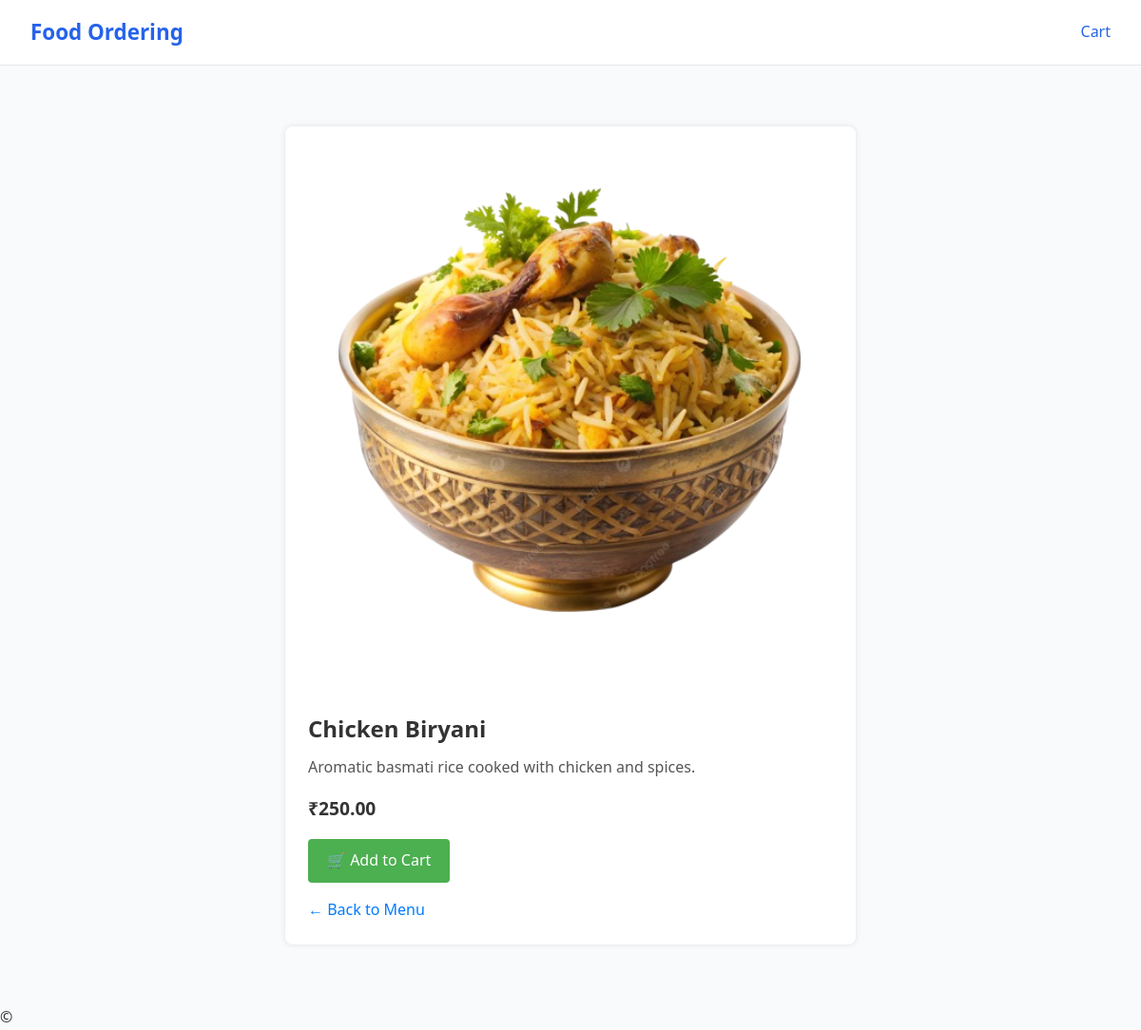
Screenshot of /item/4/ with the database file from the repository.
### restaurant/models.py (models this page shows, shortened)
class MenuItem(models.Model):
    restaurant = models.ForeignKey(Restaurant, related_name='menu_items', on_delete=models.CASCADE)
    category = models.ForeignKey(Category, related_name='items', on_delete=models.SET_NULL, null=True, blank=True)
    name = models.CharField(max_length=200)
    description = models.TextField(blank=True)
    price = models.DecimalField(max_digits=8, decimal_places=2)
    is_available = models.BooleanField(default=True)
    image = models.ImageField(upload_to='menu_images/', null=True, blank=True)
    created = models.DateTimeField(auto_now_add=True)

### restaurant/views.py (the view)
# urls.py: path('item/<int:pk>/', views.menu_item_detail, name='menu_item'),
def menu_item_detail(request, pk):
    item = get_object_or_404(MenuItem, id=pk)
    return render(request, 'restaurant/menu_item.html', {'item': item})

### restaurant/templates/restaurant/menu_item.html (shortened to what this page needs)
{% extends "restaurant/base.html" %}
{% load static %}
{% block content %}
<div class="menu-item-page" style="max-width: 600px; margin: 2rem auto; padding: 1.5rem; background: #fff; border-radius: 8px; box-shadow: 0 0 6px rgba(0,0,0,0.1);">
  {% if item.image %}
    <img src="{{ item.image.url }}" alt="{{ item.name }}" style="width:100%; height:auto; border-radius:6px;">
  {% else %}
    <img src="{% static 'restaurant/no-image.png' %}" alt="No image available" style="width:100%; height:auto; border-radius:6px;">
  {% endif %}
  <h2 style="margin-top: 1rem;">{{ item.name }}</h2>
  <p style="color: #555;">{{ item.description|default:"No description available." }}</p>
  <p style="font-size: 1.2rem; font-weight: bold;">₹{{ item.price }}</p>
  {% if item.is_available %}
    <a href="{% url 'restaurant:add_to_cart' item.id %}"
       style="display:inline-block; padding: 10px 20px; background:#4CAF50; color:#fff; border-radius:4px; text-decoration:none;">
       🛒 Add to Cart
    </a>
  {% else %}
    <button disabled style="padding:10px 20px; background:#ccc; border:none; border-radius:4px;">Not Available</button>
  {% endif %}
  <div style="margin-top:1rem;">
    <a href="{% url 'restaurant:menu_by_restaurant' item.restaurant.id %}" style="color:#007bff; text-decoration:none;">← Back to Menu</a>
  </div>
</div>
{% endblock %}

### restaurant/static/restaurant/styles.css (style rules this page uses)
* { box-sizing: border-box; margin: 0; padding: 0; }
body { font-family: "Segoe UI", Roboto, Arial, sans-serif; background-color: #f8fafc; color: #333; line-height: 1.6; }
.menu-item-page img { width: 100%; border-radius: 8px; margin-bottom: 1rem; }
.menu-item-page h2 { font-size: 1.5rem; margin-bottom: 0.5rem; }
.menu-item-page p { margin-bottom: 1rem; }

### rows the page displays
MenuItem: image (picture), name "Chicken Biryani", description "Aromatic basmati rice cooked with chicken and spices.", price "250.00"
